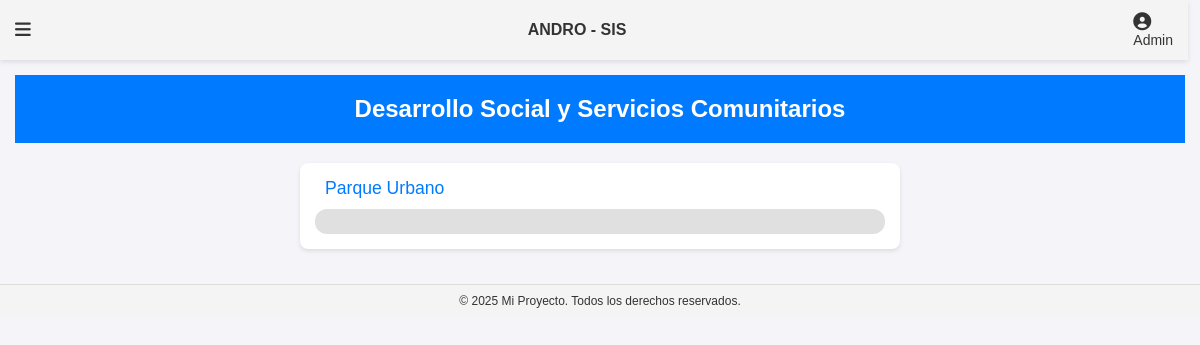
The app's page /includes/index.php?view=categoria_proyectos&id_categoria=2 (signed in) with its own data.
### tables this page shows
CREATE TABLE `categorias` (
  `id_categoria` int(11) NOT NULL,
  `nombre` varchar(255) NOT NULL
);

CREATE TABLE `proyecto` (
  `id_proyectos` int(11) NOT NULL,
  `id_contratista` int(11) NOT NULL,
  `titulo` varchar(255) NOT NULL,
  `fecha_publicacion` timestamp NOT NULL DEFAULT current_timestamp(),
  `etapa` enum('planificacion','ejecucion','finalizado') NOT NULL,
  `id_categoria` int(11) NOT NULL,
  `presupuesto` decimal(15,2) NOT NULL DEFAULT 0.00
);

### includes/vistas/categoria_proyectos.php (the view, shortened to what this page needs)
<?php
require_once '../conection/conexion.php';
$id_categoria = $_GET['id_categoria'] ?? 0;
try {
    $stmt_categoria = $conn->prepare("SELECT nombre FROM categorias WHERE id_categoria = ?");
    $stmt_categoria->execute([$id_categoria]);
    $categoria = $stmt_categoria->fetch(PDO::FETCH_ASSOC);
    $stmt_proyectos = $conn->prepare("
        SELECT
            p.id_proyectos,
            p.titulo,
            COALESCE(SUM(pb.peso), 0) AS porcentaje_total
        FROM proyecto p
        LEFT JOIN publicacion pb ON p.id_proyectos = pb.id_proyectos
        WHERE p.id_categoria = ?
        GROUP BY p.id_proyectos
    ");
    $stmt_proyectos->execute([$id_categoria]);
    $proyectos = $stmt_proyectos->fetchAll(PDO::FETCH_ASSOC);
} catch (PDOException $e) {
    die("Error: " . $e->getMessage());
}
?>
<!DOCTYPE html>
<html lang="es">
<head>
</head>
<body>
<h2><?= htmlspecialchars($categoria['nombre']) ?></h2>
<ul>
    <?php foreach ($proyectos as $proyecto):
    ?>
        <li>
            <a href="index.php?view=proyecto_publicaciones&id_proyecto=<?= $proyecto['id_proyectos'] ?>">
                <?= htmlspecialchars($proyecto['titulo']) ?>
            </a>
            <div class="porcentaje-bar">
            </div>
        </li>
    <?php endforeach; ?>
</ul>
</body>
</html>

### assets/css/style.css (style rules this page uses)
* { margin: 0; padding: 0; box-sizing: border-box; }
body { margin: 0; font-family: Arial, sans-serif; }
body { font-family: 'Arial', sans-serif; margin: 20px; background-color: #f4f4f4; }
a { color: #007bff; text-decoration: none; margin-right: 10px; padding: 5px 10px; border-radius: 3px; transition: background-color 0.3s; }

### includes/vistas/categoria_proyectos.php (style rules this page uses)
body { font-family: Arial; background: #f4f4f9; margin: 0; }
h2 { text-align: center; background: #007bff; color: white; padding: 20px; }
ul { list-style: none; padding: 0; margin: 20px auto; width: 80%; max-width: 600px; }
li { background: white; margin: 10px 0; padding: 15px; border-radius: 8px; box-shadow: 0 2px 4px rgba(0,0,0,0.1); }
a { color: #007bff; text-decoration: none; font-size: 1.1em; }
.porcentaje-bar { width: 100%; height: 25px; background: #e0e0e0; border-radius: 12px; margin-top: 10px; overflow: hidden; }

### records on screen
categorias: nombre "Desarrollo Social y Servicios Comunitarios"
proyecto: titulo "Parque Urbano"

### other values on screen
$_SESSION['nombre'] "Admin"
